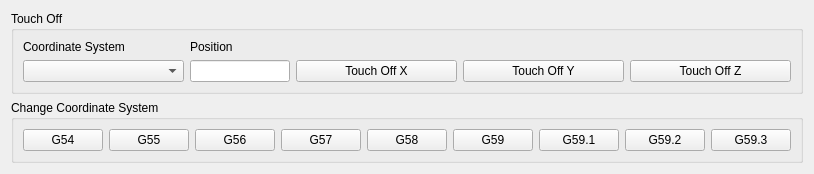
      <widget class="QWidget" name="tab_10">
       <attribute name="title">
        <string>G5x</string>
       </attribute>
       <layout class="QGridLayout" name="gridLayout_31">
        <item row="0" column="0">
         <widget class="QGroupBox" name="groupBox_14">
          <property name="title">
           <string>Touch Off</string>
          </property>
          <layout class="QGridLayout" name="gridLayout_29">
           <item row="2" column="0">
            <widget class="QComboBox" name="touchoff_system_cb"/>
           </item>
           <item row="2" column="3">
            <widget class="QPushButton" name="touchoff_pb_y">
             <property name="toolTip">
              <string>set Y work offset sero</string>
             </property>
             <property name="text">
              <string>Touch Off Y</string>
             </property>
            </widget>
           </item>
           <item row="0" column="0">
            <widget class="QLabel" name="label_28">
             <property name="text">
              <string>Coordinate System</string>
             </property>
            </widget>
           </item>
           <item row="2" column="2">
            <widget class="QPushButton" name="touchoff_pb_x">
             <property name="toolTip">
              <string>set X work offset zero</string>
             </property>
             <property name="text">
              <string>Touch Off X</string>
             </property>
            </widget>
           </item>
           <item row="2" column="4">
            <widget class="QPushButton" name="touchoff_pb_z">
             <property name="toolTip">
              <string>set Z work offset zero</string>
             </property>
             <property name="text">
              <string>Touch Off Z</string>
             </property>
            </widget>
           </item>
           <item row="0" column="1">
            <widget class="QLabel" name="label_29">
             <property name="text">
              <string>Position</string>
             </property>
            </widget>
           </item>
           <item row="2" column="1">
            <widget class="QLineEdit" name="touchoff_le">
             <property name="maximumSize">
              <size>
               <width>100</width>
               <height>16777215</height>
              </size>
             </property>
             <property name="alignment">
              <set>Qt::AlignRight|Qt::AlignTrailing|Qt::AlignVCenter</set>
             </property>
            </widget>
           </item>
          </layout>
         </widget>
        </item>
        <item row="1" column="0">
         <widget class="QGroupBox" name="groupBox_15">
          <property name="title">
           <string>Change Coordinate System</string>
          </property>
          <layout class="QGridLayout" name="gridLayout_30">
           <item row="0" column="3">
            <widget class="QPushButton" name="change_cs_4">
             <property name="text">
              <string>G57</string>
             </property>
            </widget>
           </item>
           <item row="0" column="1">
            <widget class="QPushButton" name="change_cs_2">
             <property name="text">
              <string>G55</string>
             </property>
            </widget>
           </item>
           <item row="0" column="2">
            <widget class="QPushButton" name="change_cs_3">
             <property name="text">
              <string>G56</string>
             </property>
            </widget>
           </item>
           <item row="0" column="7">
            <widget class="QPushButton" name="change_cs_8">
             <property name="text">
              <string>G59.2</string>
             </property>
            </widget>
           </item>
           <item row="0" column="6">
            <widget class="QPushButton" name="change_cs_7">
             <property name="text">
              <string>G59.1</string>
             </property>
            </widget>
           </item>
           <item row="0" column="0">
            <widget class="QPushButton" name="change_cs_1">
             <property name="text">
              <string>G54</string>
             </property>
            </widget>
           </item>
           <item row="0" column="5">
            <widget class="QPushButton" name="change_cs_6">
             <property name="text">
              <string>G59</string>
             </property>
            </widget>
           </item>
           <item row="0" column="4">
            <widget class="QPushButton" name="change_cs_5">
             <property name="text">
              <string>G58</string>
             </property>
            </widget>
           </item>
           <item row="0" column="8">
            <widget class="QPushButton" name="change_cs_9">
             <property name="text">
              <string>G59.3</string>
             </property>
            </widget>
           </item>
          </layout>
         </widget>
        </item>
       </layout>
      </widget>
